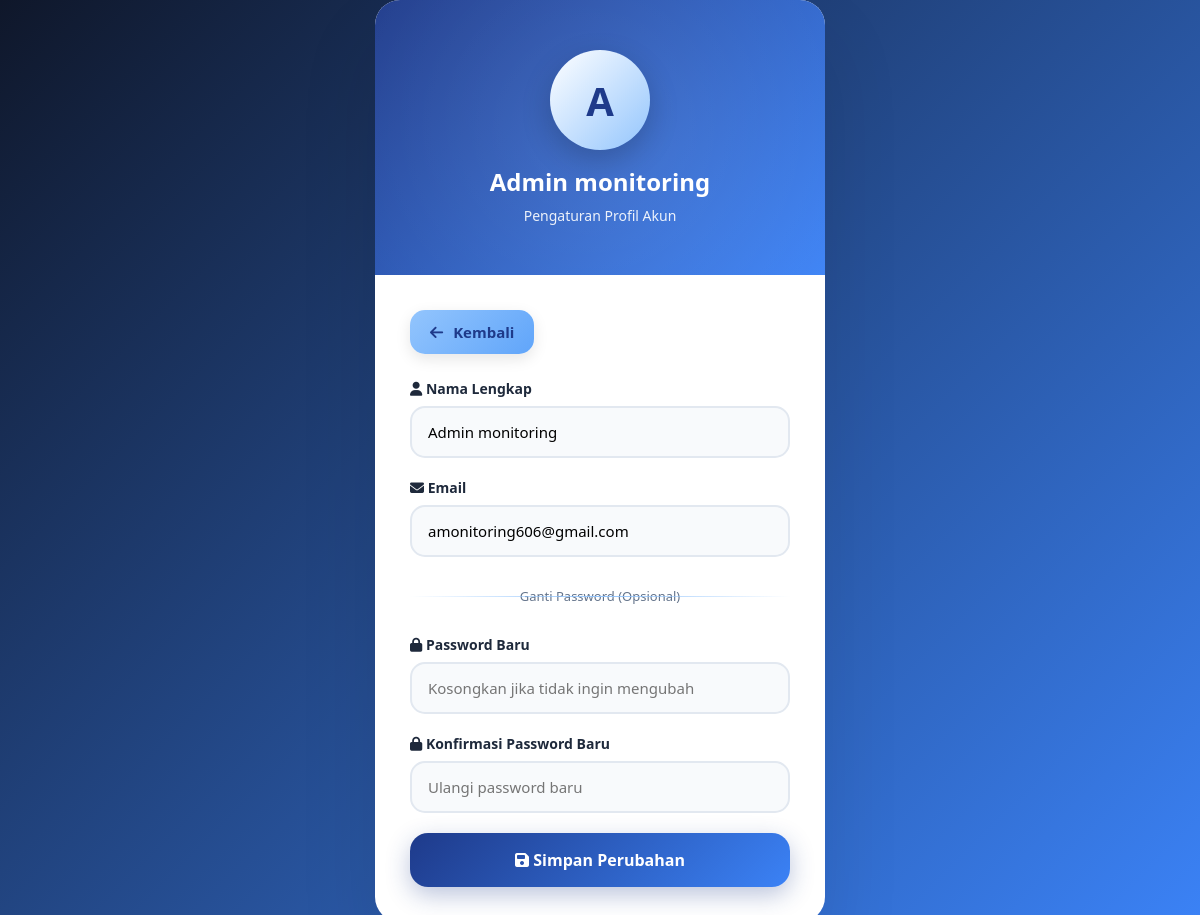
Page /tim_marketing/profil.php (signed in) on the committed database.
### tables this page shows
CREATE TABLE `tb_user` (
  `id_user` int(11) NOT NULL AUTO_INCREMENT,
  `email` varchar(255) NOT NULL,
  `nama` varchar(255) NOT NULL,
  `password` varchar(255) NOT NULL,
  `role` varchar(255) NOT NULL,
  `status` varchar(255) NOT NULL,
  `email_verified` tinyint(1) DEFAULT 0,
  `verify_token` varchar(100) DEFAULT NULL,
  `reset_token` varchar(255) DEFAULT NULL,
  `reset_expire` datetime DEFAULT NULL,
  PRIMARY KEY (`id_user`)
);

### tim_marketing/profil.php (the view, shortened to what this page needs)
<?php
include "../koneksi.php";
$id_user = $_SESSION['user_id'];
$query = mysqli_query($koneksi, "SELECT * FROM tb_user WHERE id_user='$id_user'");
$user = mysqli_fetch_assoc($query);
?>
<!DOCTYPE html>
<html lang="id">
<head>
<link href="https://cdnjs.cloudflare.com/ajax/libs/font-awesome/6.5.1/css/all.min.css" rel="stylesheet">
</head>
<body>
<div class="card">
    <div class="card-header">
        <div class="avatar"><?= strtoupper(substr($user['nama'],0,1)) ?></div>
        <h2><?= $user['nama'] ?></h2>
        <p>Pengaturan Profil Akun</p>
    </div>
    <div class="card-body">
        <a href="../index.php" class="btn-back">
            <i class="fas fa-arrow-left"></i> Kembali
        </a>
        <form method="POST" action="update_profil.php">
            <div class="form-group">
                <label><i class="fas fa-user"></i> Nama Lengkap</label>
                <input type="text" name="nama" value="<?= $user['nama'] ?>" required>
            </div>
            <div class="form-group">
                <label><i class="fas fa-envelope"></i> Email</label>
                <input type="email" name="email" value="<?= $user['email'] ?>" required>
            </div>
            <div class="divider">Ganti Password (Opsional)</div>
            <div class="form-group">
                <label><i class="fas fa-lock"></i> Password Baru</label>
                <input type="password" name="password" placeholder="Kosongkan jika tidak ingin mengubah">
            </div>
            <div class="form-group">
                <label><i class="fas fa-lock"></i> Konfirmasi Password Baru</label>
                <input type="password" name="password2" placeholder="Ulangi password baru">
            </div>
            <button type="submit" name="simpan" class="btn-save">
                <i class="fas fa-save"></i> Simpan Perubahan
            </button>
        </form>
    </div>
</div>
</body>
</html>

### tim_marketing/profil.php (style rules this page uses)
:root { --dark-blue:#0f172a; --primary:#1e3a8a; --light:#3b82f6; --lighter:#60a5fa; --accent:#93c5fd; --white:#ffffff; --shadow: rgba(0, 0, 0, 0.1); --shadow-hover: rgba(0, 0, 0, 0.2); }
* { box-sizing:border-box; font-family:'Segoe UI',sans-serif; margin: 0; padding: 0; }
body { margin:0; min-height:100vh; background:linear-gradient(135deg, var(--dark-blue), var(--light)); display:flex; justify-content:center; align-items:center; overflow-x: hidden; animation: fadeIn 1s ease-in-out; }
.card { width:450px; background:var(--white); border-radius:25px; overflow:hidden; box-shadow:0 40px 80px var(--shadow); position: relative; animation: slideUp 0.8s ease-out; transition: transform 0.3s ease, box-shadow 0.3s ease; }
.card-header { background:linear-gradient(135deg, var(--primary), var(--light)); padding:50px 30px; text-align:center; color:var(--white); position: relative; overflow: hidden; }
.card-header::before { content: ''; position: absolute; top: -50%; left: -50%; width: 200%; height: 200%; background: radial-gradient(circle, rgba(255,255,255,0.1) 0%, transparent 70%); animation: shimmer 3s infinite; }
.avatar { width:100px; height:100px; border-radius:50%; background:linear-gradient(135deg, var(--white), var(--accent)); color:var(--primary); font-size:40px; font-weight:700; display:flex; align-items:center; justify-content:center; margin:0 auto 15px; box-shadow: 0 10px 30px rgba(0,0,0,0.2); animation: bounceIn 1s ease-out; position: relative; z-index: 1; }
.card-header h2 { margin:0; font-size:24px; font-weight: 600; position: relative; z-index: 1; }
.card-header p { margin-top:8px; font-size:14px; opacity:0.9; position: relative; z-index: 1; }
.card-body { padding:35px; position: relative; }
.btn-back { display:inline-flex; align-items:center; gap:10px; padding:12px 20px; border-radius:15px; font-size:15px; font-weight:600; color:var(--primary); background:linear-gradient(135deg, var(--accent), var(--lighter)); text-decoration:none; margin-bottom:25px; transition: all 0.3s ease; box-shadow: 0 5px 15px rgba(0,0,0,0.1); animation: fadeInUp 0.6s ease-out 0.2s both; }
.form-group { display:flex; flex-direction:column; margin-bottom:20px; animation: fadeInUp 0.6s ease-out 0.3s both; }
.form-group:nth-child(2) { animation-delay: 0.4s; }
.form-group:nth-child(4) { animation-delay: 0.6s; }
.form-group:nth-child(5) { animation-delay: 0.7s; }
.form-group label { font-size:14px; font-weight:600; margin-bottom:8px; color:#1e293b; }
.form-group input { padding:14px 16px; border-radius:15px; border:2px solid #e2e8f0; font-size:15px; outline:none; transition: all 0.3s ease; background: #f8fafc; }
.divider { text-align:center; font-size:13px; color:#64748b; margin:30px 0; position: relative; animation: fadeInUp 0.6s ease-out 0.8s both; }
.divider::before { content: ''; position: absolute; top: 50%; left: 0; right: 0; height: 1px; background: linear-gradient(to right, transparent, var(--accent), transparent); }
.btn-save { width:100%; padding:16px; border:none; border-radius:18px; background:linear-gradient(135deg, var(--primary), var(--light)); color:var(--white); font-size:16px; font-weight:600; cursor:pointer; transition: all 0.3s ease; box-shadow: 0 8px 25px rgba(30,58,138,0.3); animation: fadeInUp 0.6s ease-out 0.9s both; position: relative; overflow: hidden; }
.btn-save::before { content: ''; position: absolute; top: 0; left: -100%; width: 100%; height: 100%; background: linear-gradient(90deg, transparent, rgba(255,255,255,0.2), transparent); transition: left 0.5s; }

### rows in the picture
tb_user: nama "A", nama "Admin monitoring", email "amonitoring606@gmail.com"
